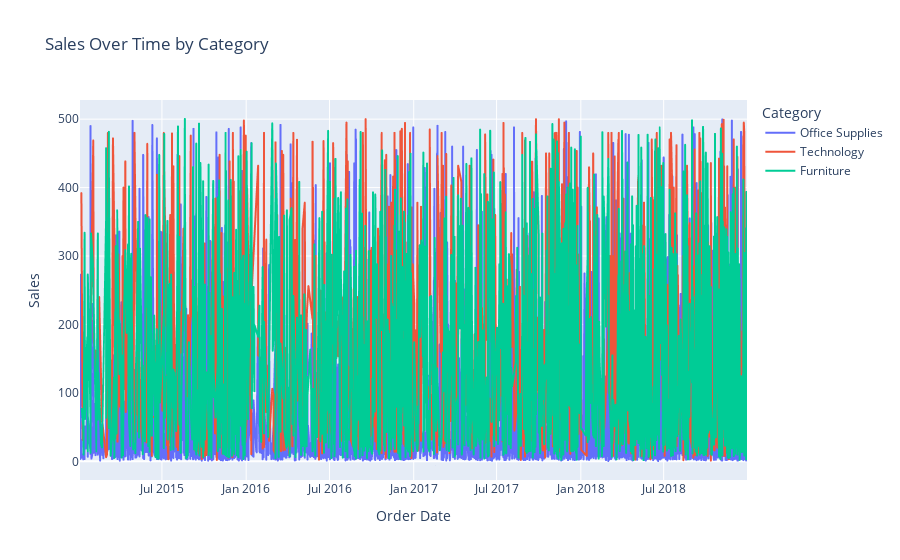

The cell this chart's notebook holds for it:
### Markdown cell above
# Advanced Visualization

### Code cell
# 1 — Sales Over Time
fig = px.line(data, x="Order Date", y="Sales", color="Category",
              title=" Sales Over Time by Category")
fig.show()

### Figure 1 — Plotly figure (JSON) as saved in the notebook; plotly's stock layout.template omitted (floating-point values rounded to 4 significant figures; data arrays with more than 128 entries replaced by an {"elided": "..."} marker saying what was removed)
{"data": [{"hovertemplate": "Category=Office Supplies<br>Order Date=%{x}<br>Sales=%{y}<extra></extra>", "legendgroup": "Office Supplies", "line": {"color": "#636efa", "dash": "solid"}, "marker": {"symbol": "circle"}, "mode": "lines", "name": "Office Supplies", "showlegend": true, "type": "scattergl", "x": {"elided": "5617 str values"}, "xaxis": "x", "y": {"elided": "5617 float values"}, "yaxis": "y"}, {"hovertemplate": "Category=Technology<br>Order Date=%{x}<br>Sales=%{y}<extra></extra>", "legendgroup": "Technology", "line": {"color": "#EF553B", "dash": "solid"}, "marker": {"symbol": "circle"}, "mode": "lines", "name": "Technology", "showlegend": true, "type": "scattergl", "x": {"elided": "1419 str values"}, "xaxis": "x", "y": {"elided": "1419 float values"}, "yaxis": "y"}, {"hovertemplate": "Category=Furniture<br>Order Date=%{x}<br>Sales=%{y}<extra></extra>", "legendgroup": "Furniture", "line": {"color": "#00cc96", "dash": "solid"}, "marker": {"symbol": "circle"}, "mode": "lines", "name": "Furniture", "showlegend": true, "type": "scattergl", "x": {"elided": "1619 str values"}, "xaxis": "x", "y": {"elided": "1619 float values"}, "yaxis": "y"}], "layout": {"legend": {"title": {"text": "Category"}, "tracegroupgap": 0}, "title": {"text": " Sales Over Time by Category"}, "xaxis": {"anchor": "y", "domain": [0, 1], "title": {"text": "Order Date"}}, "yaxis": {"anchor": "x", "domain": [0, 1], "title": {"text": "Sales"}}}}
